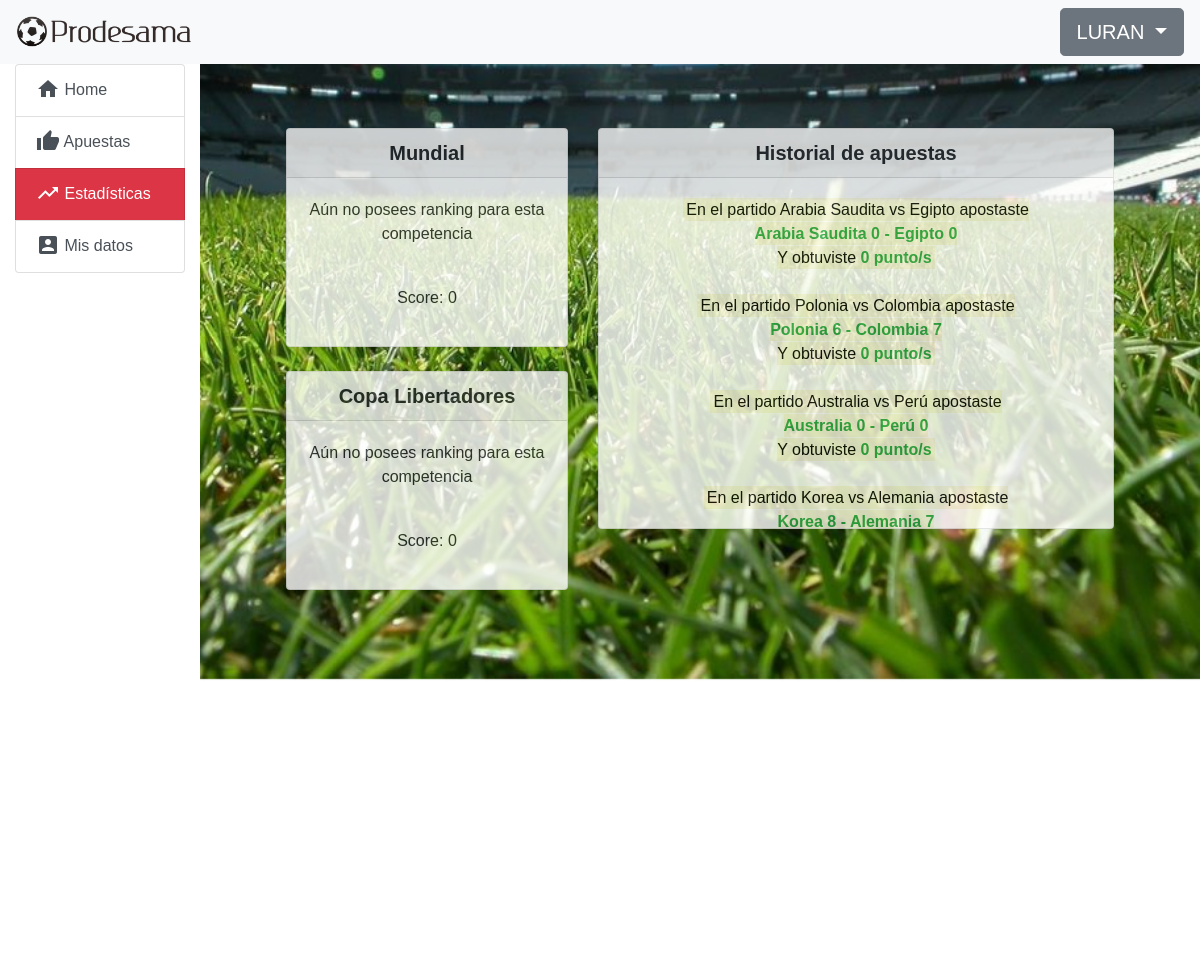
The page /home/puntaje (signed in) on the database as committed earlier.
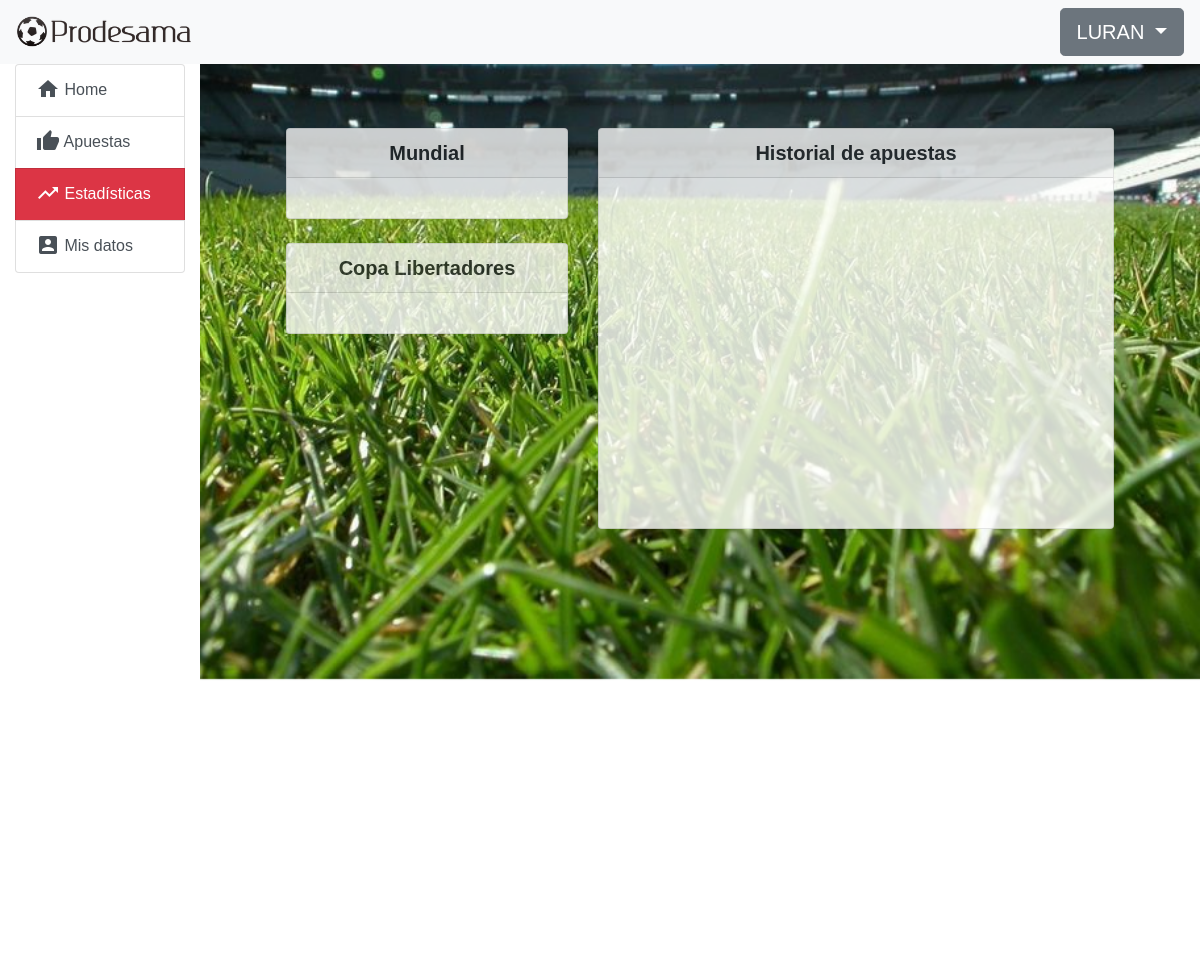
The same page on the database as committed later.
### prode/models.py (models this page shows, shortened)
class Competition(models.Model):
    name = models.CharField(max_length=100)
    available = models.BooleanField(default=False)

class CompetitionStat(models.Model):
    user = models.ForeignKey(User, on_delete=models.CASCADE, related_name='comps')
    score = models.PositiveIntegerField(default=0)
    ranking = models.PositiveIntegerField(null=True)
    comp = models.ForeignKey(Competition, on_delete=models.CASCADE, null=True, related_name='comps')
    class Meta:
        unique_together = ('user', 'comp')

class Bet(models.Model):
    user = models.ForeignKey(User, related_name='bets', blank=True, on_delete=models.CASCADE)
    match = models.ForeignKey(Match, on_delete=models.CASCADE, related_name='bets')
    team1_score = models.PositiveIntegerField(default=0)
    team2_score = models.PositiveIntegerField(default=0)
    result = models.PositiveIntegerField(default=0, null=True)
    calculated = models.BooleanField(default=False)
    class Meta:
        unique_together = ('user', 'match')

class Match(models.Model):
    start = models.DateTimeField()
    end = models.DateTimeField()
    team1 = models.ForeignKey(Team, on_delete=models.CASCADE, related_name='+')
    team2 = models.ForeignKey(Team, on_delete=models.CASCADE, related_name='+')
    team1_score = models.PositiveIntegerField(default=0)
    team2_score = models.PositiveIntegerField(default=0)
    competition = models.ForeignKey(Competition, on_delete=models.CASCADE, null=True)
    def __str__(self):
        return (self.team1.name + " vs " + self.team2.name)

class Team(models.Model):
    name = models.CharField(max_length=50)
    flag = models.ImageField(upload_to='prode/images/flags/')
    def __str__(self):
        return self.name

### prode/views.py (the view)
# urls.py: path('home/puntaje', login_required(views.ScoreView.as_view()), name='puntaje'),
class ScoreView(generic.DetailView):
    template_name = 'prode/puntaje.html'
    def get(self, request):
        comps = Competition.objects.all()
        comp_stats = CompetitionStat.objects.all()
        bets = Bet.objects.all()
        return render(request, self.template_name, {'comps':comps,'comp_stats':comp_stats, 'bets':bets})

### prode/templates/prode/puntaje.html (shortened to what this page needs)
{% extends "prode/navigation.html" %}
{% block content %}
<div class="row justify-content-center text-center" style="opacity: 0.8">
    <div class="col-md-4">
        {% for c in comps %}
            <div class="card">
                <h5 class="card-header"><strong>{{ c.name }}</strong></h5>
                <div class="card-body">
                    {% for cs in comp_stats %}
                        {% if c == cs.comp %}
                            {% if user == cs.user %}
                                {% if cs.ranking == None %}
                                    <p>Aún no posees ranking para esta competencia</p>
                                {% else %}
                                    <p>Ranking: {{ cs.ranking }}</p>
                                {% endif %}
                                <br>
                                <p>Score: {{ cs.score }}</p>
                            {% endif %}
                        {% endif %}
                    {% endfor %}
                </div>
            </div>
            <br>
        {% endfor %}
    </div>
    <div class="col-md-7">
        <div class="card">
            <h5 class="card-header"><strong>Historial de apuestas</strong></h5>
            <div class="lista-proximos-partidos">
                <div class="card-body">
                    {% for bet in bets %}
                        {% if user == bet.user %}
                            <mark>
                                En el partido {{ bet.match }} apostaste
                                <br>
                                <b class="text-success">
                                {{bet.match.team1 }} {{ bet.team1_score }}
                                - {{ bet.match.team2 }} {{ bet.team2_score }}
                                </b>
                                <br>
                                Y obtuviste <b class="text-success">{{ bet.result }} punto/s</b>
                                <br>
                            </mark>
                            <br>
                        {% endif %}
                    {% endfor %}
                </div>
            </div>
        </div>
    </div>
</div>
{% endblock %}

### prode/templates/prode/navigation.html (shortened to what this page needs)
{% extends "prode/base.html" %}
{% load static %}
{% block body_block %}
<div class="container-fluid text-justify">
    <div class="row">
        <div class="col-2">
            <div class="list-group">
                <a href="{% url 'prode:home' %}" class="list-group-item list-group-item-action">
                    <i class="material-icons vertical-align-middle padding-bottom-3">
                    </i>
                    Home
                </a>
                <a href="apuestas" id="list_apuestas" class="list-group-item list-group-item-action">
                    <i class="material-icons vertical-align-middle padding-bottom-3">
                    </i>
                    Apuestas
                </a>
                <a href="puntaje" id="list_puntaje" class="list-group-item list-group-item-action">
                    <i class="material-icons vertical-align-middle padding-bottom-3">
                    </i>
                    Estadísticas
                </a>
                <a href="datos" id="list_datos" class="list-group-item list-group-item-action">
                    <i class="material-icons vertical-align-middle padding-bottom-3">
                    </i>
                    Mis datos
                </a>
            </div>
        </div>
        <div class="col-10" style="background: url({% static 'prode/images/cesped.jpg' %}) no-repeat top fixed; background-size: 100%; height:900px;">
            <div class="jumbotron" style="background-color: transparent">
                {% block content %}
                {% endblock %}
            </div>
        </div>
    </div>
</div>
{% endblock %}

### prode/templates/prode/base.html (shortened to what this page needs)
{% load static %}
<!doctype html>
<html lang="en">
<head>
    <link rel="stylesheet" type="text/css" href="{% static 'prode/css/style.css' %}" />
    <link rel="stylesheet" href="https://stackpath.bootstrapcdn.com/bootstrap/4.1.1/css/bootstrap.min.css">
</head>
<body style="overflow-x: hidden">
    <nav class="navbar navbar-expand-xl navbar-light bg-light">
        <a href="{% url 'prode:index' %}"><img class="navbar-brand" src="{% static 'prode/images/prodelogo2.png' %}" alt="PRODESAMA" width="180" height="auto"></a>
        <div class="collapse navbar-collapse" id="navbarSupportedContent">
            <ul class="navbar-nav ml-auto">
                {% if user.is_authenticated %}
                    <div class="dropdown">
                        <button class="btn btn-secondary btn-lg dropdown-toggle" type="button" id="dropdownMenuButton" data-toggle="dropdown" aria-haspopup="true" aria-expanded="false" style="text-transform: uppercase">
                            {{ user.username }}
                        </button>
                    </div>
                {% endif %}
            </ul>
        </div>
    </nav>
    {% block body_block %}
    {% endblock %}
</body>
</html>

### prode/static/prode/css/style.css (style rules this page uses)
* { font-family: sans-serif; }
.lista-proximos-partidos { height: 350px; width: auto; overflow-y: auto; overflow-x:hidden; }
.vertical-align-middle { vertical-align: middle; }
.padding-bottom-3 { padding-bottom: 3px; }

Rows that differ between the two databases and show on the page:
removed CompetitionStat: shows "Aún no posees ranking para esta competencia", score "0", shown under Competition "Mundial"
removed CompetitionStat: shows "Aún no posees ranking para esta competencia", score "0", shown under Competition "Copa Libertadores"
removed Bet: match "Arabia Saudita vs Egipto", match.team1 "Arabia Saudita", team1_score "0", match.team2 "Egipto", team2_score "0", result "0"
removed Bet: match "Polonia vs Colombia", match.team1 "Polonia", team1_score "6", match.team2 "Colombia", team2_score "7", result "0"
removed Bet: match "Australia vs Perú", match.team1 "Australia", team1_score "0", match.team2 "Perú", team2_score "0", result "0"
removed Bet: match "Korea vs Alemania", match.team1 "Korea", team1_score "8", match.team2 "Alemania", team2_score "7"
